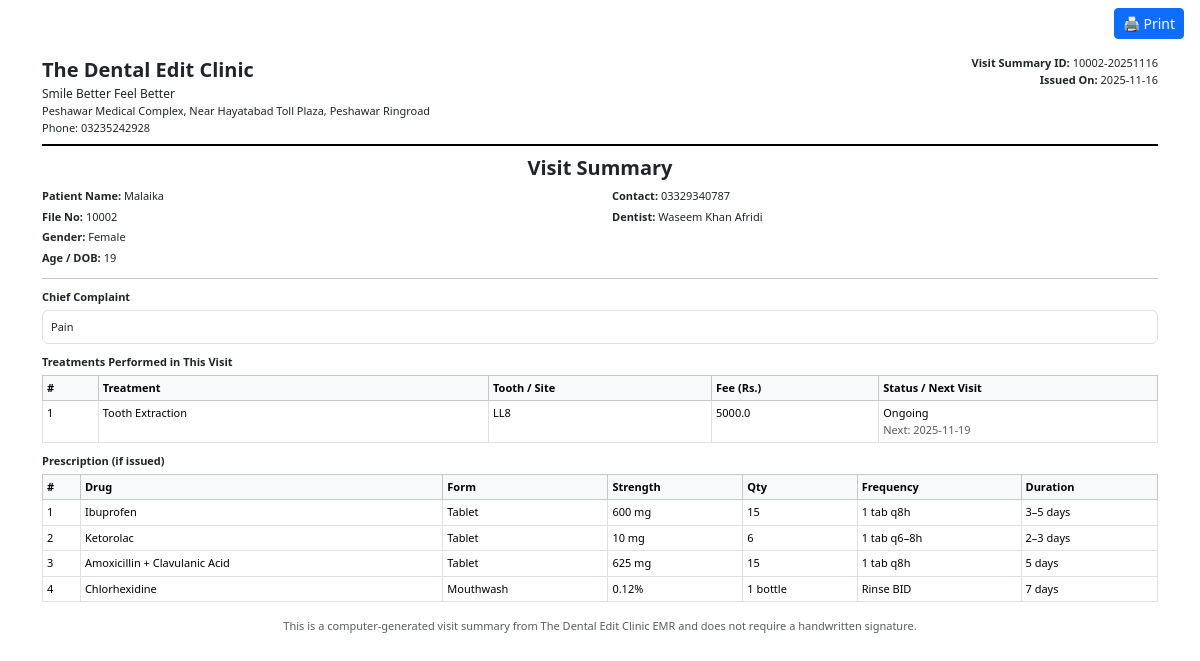
Page /print_visit_summary/2 (signed in) on the committed database.
### Dentaleditapp.py (models this page shows, shortened)
class Patient(db.Model):
    __tablename__ = 'patients'
    id = db.Column(db.Integer, primary_key=True)
    file_no = db.Column(db.String(50), unique=True)
    full_name = db.Column(db.String(150))
    father_or_spouse_name = db.Column(db.String(150))
    gender = db.Column(db.String(20))
    dob_or_age = db.Column(db.String(50))
    marital_status = db.Column(db.String(50))
    occupation = db.Column(db.String(100))
    contact = db.Column(db.String(50))
    email = db.Column(db.String(100))
    cnic = db.Column(db.String(20))
    address = db.Column(db.Text)
    date = db.Column(db.String(20), default=date.today().strftime("%Y-%m-%d"))
    created_by = db.Column(db.String(100))
    heart_disease = db.Column(db.String(10))
    blood_pressure = db.Column(db.String(10))
    diabetes = db.Column(db.String(10))
    asthma = db.Column(db.String(10))
    tuberculosis = db.Column(db.String(10))
    hepatitis = db.Column(db.String(10))
    bleeding_disorder = db.Column(db.String(10))
    epilepsy = db.Column(db.String(10))
    thyroid_disorder = db.Column(db.String(10))
    kidney_disease = db.Column(db.String(10))
    stomach_ulcers = db.Column(db.String(10))
    psychiatric_disorder = db.Column(db.String(10))
    medications = db.Column(db.Text)
    allergies = db.Column(db.Text)
    other_health = db.Column(db.Text)
    pregnant = db.Column(db.String(10))
    breastfeeding = db.Column(db.String(10))
    pregnancy_weeks = db.Column(db.String(20))
    surgery_history = db.Column(db.Text)
    last_dental_visit = db.Column(db.String(50))
    last_dental_reason = db.Column(db.String(50))
    treat_fillings = db.Column(db.String(10))
    treat_rct = db.Column(db.String(10))
    treat_crowns = db.Column(db.String(10))
    treat_extractions = db.Column(db.String(10))
    treat_scaling = db.Column(db.String(10))
    treat_denture = db.Column(db.String(10))
    treat_braces = db.Column(db.String(10))
    treat_implant = db.Column(db.String(10))
    treat_other = db.Column(db.String(100))
    bad_experience = db.Column(db.String(10))
    bad_experience_details = db.Column(db.Text)
    gum_bleeding = db.Column(db.String(10))
    gum_loose = db.Column(db.String(10))
    gum_badbreath = db.Column(db.String(10))
    gum_none = db.Column(db.String(10))
    sensitive_teeth = db.Column(db.String(10))
    frequent_cavities = db.Column(db.String(10))
    caries_none = db.Column(db.String(10))
    fractured_tooth = db.Column(db.String(10))
    jaw_accident = db.Column(db.String(10))
    trauma_none = db.Column(db.String(10))
    prosthesis_crown = db.Column(db.String(10))
    prosthesis_denture = db.Column(db.String(10))
    prosthesis_implant = db.Column(db.String(10))
    prosthesis_braces = db.Column(db.String(10))
    prosthesis_none = db.Column(db.String(10))
    uses_tobacco = db.Column(db.String(10))
    uses_naswar = db.Column(db.String(10))
    uses_paan = db.Column(db.String(10))
    uses_smoke = db.Column(db.String(10))
    smoking_frequency = db.Column(db.String(100))
    tmj_issue = db.Column(db.Text)
    tmj_notes = db.Column(db.Text)
    oral_hygiene = db.Column(db.Text)
    caries_risk = db.Column(db.Text)
    soft_tissue_notes = db.Column(db.Text)
    dental_notes = db.Column(db.Text)
    cases = db.relationship('Case', backref='patient', cascade="all, delete-orphan", lazy='joined')
    treatments = db.relationship('Treatment', backref='patient', cascade="all, delete-orphan", lazy='joined')
    visits = db.relationship('Visit', backref='patient', cascade="all, delete-orphan", lazy=True)

class Visit(db.Model):
    __tablename__ = 'visits'
    id = db.Column(db.Integer, primary_key=True)
    visit_date = db.Column(
        db.String(20),
        default=datetime.now().strftime("%Y-%m-%d")
    )
    patient_id = db.Column(db.Integer, db.ForeignKey('patients.id'))
    doctor_id = db.Column(db.Integer, db.ForeignKey('dentists.id'))
    chief_complaint = db.Column(db.String(255))
    acute_issue = db.Column(db.String(255))
    bp = db.Column(db.String(50))
    pregnant = db.Column(db.String(10))        # Yes / No
    pregnancy_weeks = db.Column(db.String(20))
    breastfeeding = db.Column(db.String(10))
    notes = db.Column(db.Text)
    attachment = db.Column(db.String(200))
    treatments = db.relationship(
        'Treatment',
        backref='visit',
        cascade="all, delete-orphan",
        lazy='dynamic'
    )
    prescription = db.relationship(
        'VisitPrescription',
        backref='visit',
        uselist=False,
        cascade="all, delete-orphan"
    )

class Dentist(db.Model):
    __tablename__ = 'dentists'
    id = db.Column(db.Integer, primary_key=True)
    name = db.Column(db.String(100), nullable=False)
    specialization = db.Column(db.String(100))
    contact = db.Column(db.String(50))
    email = db.Column(db.String(100))
    joined_on = db.Column(db.String(50), default=datetime.utcnow().strftime("%Y-%m-%d %H:%M"))
    treatments = db.relationship('Treatment', backref='dentist', lazy=True)
    visits = db.relationship('Visit', backref='dentist_obj', lazy=True)

class Treatment(db.Model):
    __tablename__ = 'treatments'
    id = db.Column(db.Integer, primary_key=True)
    parent_treatment_id = db.Column(
        db.Integer,
        db.ForeignKey('treatments.id'),
        nullable=True
    )
    sub_treatments = db.relationship(
        'Treatment',
        backref=db.backref('parent_treatment', remote_side='Treatment.id'),
        cascade="all, delete-orphan",
        lazy=True
    )
    treatment_category = db.Column(db.String(100))   # RCT / Extraction / Ortho / Cosmetic / etc.
    treatment_type = db.Column(db.String(150))       # Specific option selected from dropdown
    date = db.Column(db.String(20), default=datetime.now().strftime("%Y-%m-%d"))
    notes = db.Column(db.Text)                       # Auto + Manual clinical notes
    post_op = db.Column(db.Text)                     # Post-op instructions generated by script
    amount = db.Column(db.Float)                     # Treatment Fee
    next_appointment = db.Column(db.String(20))
    status = db.Column(db.String(20), default="Ongoing")
    tooth_number = db.Column(db.String(10))          # e.g. UR6, LL3, UL-A
    multi_tooth = db.Column(db.String(50))           # Bridges, Implants, Multi-site
    obturation_material = db.Column(db.String(100))
    working_length = db.Column(db.Text)
    maf = db.Column(db.Text)
    extraction_type = db.Column(db.String(100))          # Simple / Surgical
    impaction_type = db.Column(db.String(100))
    extraction_difficulty = db.Column(db.String(50))
    flap_type = db.Column(db.String(100))
    bone_removal = db.Column(db.Boolean, default=False)
    suture_type = db.Column(db.String(100))
    tooth_sectioning = db.Column(db.Boolean, default=False)
    sectioning_details = db.Column(db.String(200))
    surgical_details = db.Column(db.Text)
    ortho_details = db.Column(db.Text)
    pediatric_details = db.Column(db.Text)
    cosmetic_details = db.Column(db.Text)
    attachment = db.Column(db.String(200))             # Legacy, keep for compatibility
    doctor = db.Column(db.String(100))                 # Saved clinician name
    dentist_id = db.Column(db.Integer, db.ForeignKey('dentists.id'))
    patient_id = db.Column(db.Integer, db.ForeignKey('patients.id'))
    case_id = db.Column(db.Integer, db.ForeignKey('cases.id'))
    visit_id = db.Column(db.Integer, db.ForeignKey('visits.id'))
    followups = db.relationship(
        'FollowUp',
        backref='treatment',
        cascade="all, delete-orphan",
        lazy='joined'
    )
    related_files = db.relationship(
        'Radiograph',
        backref='treatment',
        lazy=True
    )

class PrescriptionItem(db.Model):
    __tablename__ = "prescription_items"
    id = db.Column(db.Integer, primary_key=True)
    prescription_id = db.Column(
        db.Integer,
        db.ForeignKey("visit_prescriptions.id"),
        nullable=False
    )
    drug_name = db.Column(db.String(120), nullable=False)
    dosage_form = db.Column(db.String(120))
    strength = db.Column(db.String(120))
    quantity = db.Column(db.String(50))
    frequency = db.Column(db.String(120))
    duration = db.Column(db.String(120))
    notes = db.Column(db.String(255))

### Dentaleditapp.py (the view)
@app.route("/print_visit_summary/<int:visit_id>")
def print_visit_summary(visit_id):
    if session.get("role") not in ["doctor", "assistant", "patient"]:
        return redirect(url_for("login"))
    visit = Visit.query.get_or_404(visit_id)
    patient = visit.patient
    visit_treatments = Treatment.query.filter_by(visit_id=visit.id).order_by(Treatment.date.asc()).all()
    rx = visit.prescription
    return render_template(
        "print_visit_summary.html",
        patient=patient,
        visit=visit,
        treatments=visit_treatments,
        rx=rx
    )

### templates/print_visit_summary.html (shortened to what this page needs)
<!doctype html>
<html lang="en">
<head>
  <link rel="stylesheet" href="https://cdn.jsdelivr.net/npm/bootstrap@5.3.2/dist/css/bootstrap.min.css">
</head>
<body>
<div class="no-print text-end mt-2 me-3">
  <button onclick="window.print()" class="btn btn-sm btn-primary">🖨 Print</button>
</div>
<div class="container mt-3">
  <div class="clinic-header d-flex justify-content-between">
    <div>
      <div class="clinic-name">The Dental Edit Clinic</div>
      <div class="clinic-sub">Smile Better Feel Better</div>
      <div class="clinic-sub small-text">
        Peshawar Medical Complex, Near Hayatabad Toll Plaza, Peshawar Ringroad<br>
        Phone: 03235242928
      </div>
    </div>
    <div class="text-end small-text">
      <strong>Visit Summary ID:</strong>
      {{ patient.file_no }}-{{ visit.visit_date|replace('-', '') if visit.visit_date else visit.id }}
      <br>
      <strong>Issued On:</strong> {{ visit.visit_date or '—' }}
    </div>
  </div>
  <h5 class="text-center mb-2"><strong>Visit Summary</strong></h5>
  <div class="row small-text mb-2">
    <div class="col-6">
      <p class="mb-1"><strong>Patient Name:</strong> {{ patient.full_name }}</p>
      <p class="mb-1"><strong>File No:</strong> {{ patient.file_no }}</p>
      <p class="mb-1"><strong>Gender:</strong> {{ patient.gender or '—' }}</p>
      <p class="mb-1"><strong>Age / DOB:</strong> {{ patient.dob_or_age or '—' }}</p>
    </div>
    <div class="col-6">
      <p class="mb-1"><strong>Contact:</strong> {{ patient.contact or '—' }}</p>
      <p class="mb-1"><strong>Dentist:</strong>
        {% if visit.dentist_obj %}
          {{ visit.dentist_obj.name }}
        {% else %}
          {{ visit.dentist_name or '—' }}
        {% endif %}
      </p>
    </div>
  </div>
  <hr class="mt-1 mb-2">
  <div class="small-text mb-2">
    <div class="section-title">Chief Complaint</div>
    <p class="border rounded p-2 mb-1">{{ visit.chief_complaint or '—' }}</p>
  </div>
  <div class="small-text mb-2">
    <div class="section-title">Treatments Performed in This Visit</div>
    {% if treatments %}
    <table class="table table-sm table-bordered mb-1">
      <thead class="table-light">
        <tr>
          <th style="width: 5%;">#</th>
          <th>Treatment</th>
          <th style="width: 20%;">Tooth / Site</th>
          <th style="width: 15%;">Fee (Rs.)</th>
          <th style="width: 25%;">Status / Next Visit</th>
        </tr>
      </thead>
      <tbody>
        {% for t in treatments %}
        <tr>
          <td>{{ loop.index }}</td>
          <td>{{ t.treatment_type }}</td>
          <td>{{ t.tooth_number or t.multi_tooth or '—' }}</td>
          <td>{{ t.amount or 0 }}</td>
          <td>
            {% if t.status == 'Completed' %}Completed{% else %}Ongoing{% endif %}
            <br>
            <span class="text-muted">
              Next: {{ t.next_appointment or '—' }}
            </span>
          </td>
        </tr>
        {% endfor %}
      </tbody>
    </table>
    {% else %}
      <p class="text-muted">No treatments recorded for this visit.</p>
    {% endif %}
  </div>
  <div class="small-text mb-2">
    <div class="section-title">Prescription (if issued)</div>
    {% if rx and rx.items and rx.items|length > 0 %}
      <table class="table table-sm table-bordered mb-1">
        <thead class="table-light">
          <tr>
            <th>#</th>
            <th>Drug</th>
            <th>Form</th>
            <th>Strength</th>
            <th>Qty</th>
            <th>Frequency</th>
            <th>Duration</th>
          </tr>
        </thead>
        <tbody>
          {% for it in rx.items %}
          <tr>
            <td>{{ loop.index }}</td>
            <td>{{ it.drug_name }}</td>
            <td>{{ it.dosage_form }}</td>
            <td>{{ it.strength }}</td>
            <td>{{ it.quantity }}</td>
            <td>{{ it.frequency }}</td>
            <td>{{ it.duration }}</td>
          </tr>
          {% endfor %}
        </tbody>
      </table>
    {% else %}
      <p class="text-muted mb-1">No prescription recorded for this visit.</p>
    {% endif %}
  </div>
  <div class="mt-3 small-text text-muted text-center">
    This is a computer-generated visit summary from The Dental Edit Clinic EMR and does not require a handwritten signature.
  </div>
</div>
</body>
</html>

### templates/print_visit_summary.html (style rules this page uses)
body { font-size: 13px; }
.clinic-header { border-bottom: 2px solid #000; margin-bottom: 10px; padding-bottom: 8px; }
.clinic-name { font-size: 20px; font-weight: 700; }
.clinic-sub { font-size: 12px; }
.section-title { font-weight: 600; margin-top: 10px; margin-bottom: 4px; }
.small-text { font-size: 11px; }

### rows in the picture
Patient: file_no "10002", full_name "Malaika", gender "Female", dob_or_age "19", contact "03329340787"
Visit: visit_date "20251116", visit_date "2025-11-16", chief_complaint "Pain"
Dentist: dentist_obj.name "Waseem Khan Afridi"
Treatment: treatment_type "Tooth Extraction", tooth_number "LL8", amount "5000.0", status "Ongoing", next_appointment "2025-11-19"
PrescriptionItem: drug_name "Ibuprofen", dosage_form "Tablet", strength "600 mg", quantity "15", frequency "1 tab q8h", duration "3–5 days"
PrescriptionItem: drug_name "Ketorolac", dosage_form "Tablet", strength "10 mg", quantity "6", frequency "1 tab q6–8h", duration "2–3 days"
PrescriptionItem: drug_name "Amoxicillin + Clavulanic Acid", dosage_form "Tablet", strength "625 mg", quantity "15", frequency "1 tab q8h", duration "5 days"
PrescriptionItem: drug_name "Chlorhexidine", dosage_form "Mouthwash", strength "0.12%", quantity "1 bottle", frequency "Rinse BID", duration "7 days"
